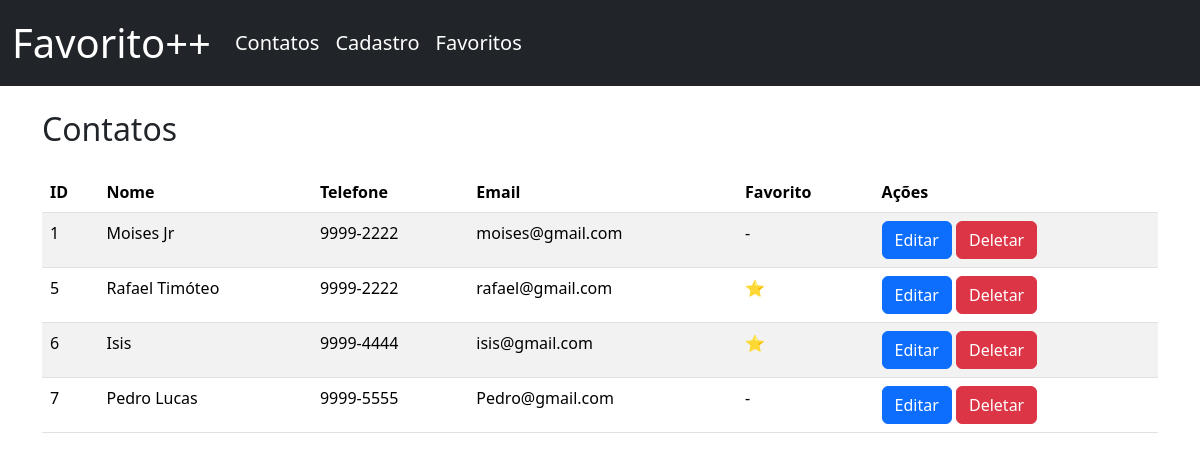
Before: / with the older database file.
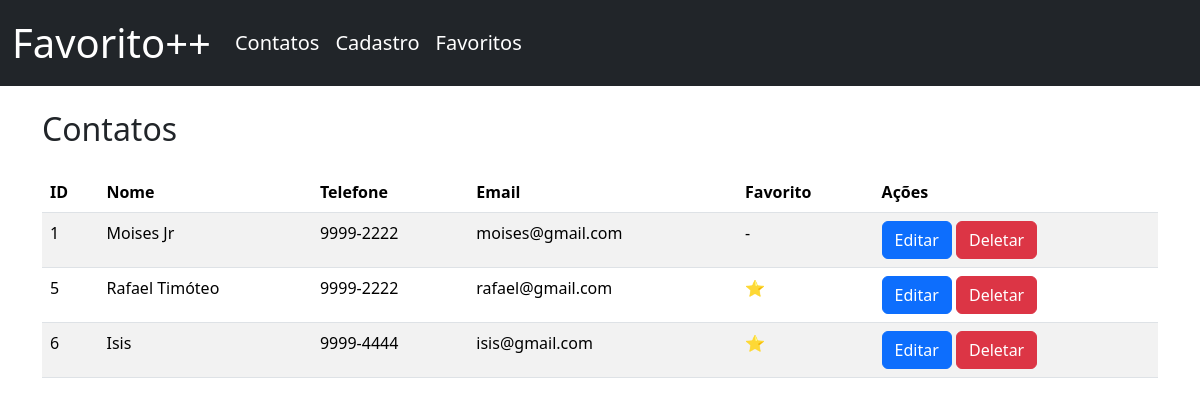
After: the same page with the newer database file.
### tables this page shows
CREATE TABLE Contatos (
	id INTEGER PRIMARY KEY AUTOINCREMENT,
	nome TEXT,
	telefone TEXT, 
	email TEXT,
	favorito INTEGER
);

### app.py (the view)
@app.route("/", methods=["GET"])
def index():
    contatos = Lista_contatos()
    return render_template("index.html", contatos=contatos)

### database/util.py (called while the page is built)
def conectar():
    return sqlite3.connect(DB_CAMINHO)

def Lista_contatos():
    conn = conectar()
    cursor = conn.cursor()
    cursor.execute("SELECT * FROM Contatos;")
    linhas = cursor.fetchall()
    conn.close()
    contatos = []
    for linha in linhas:
        contato = {
            "id": linha[0],
            "nome": linha[1],
            "telefone": linha[2],
            "email": linha[3],
            "favorito": linha[4]
        }
        contatos.append(contato)
    return contatos

### templates/index.html (shortened to what this page needs)
{% extends 'base.html' %}
{% block conteudo %}
    <h2 class="mb-4">Contatos</h2>
    <table class="table table-striped">
        <thead>
            <tr>
                <th>ID</th><th>Nome</th><th>Telefone</th><th>Email</th><th>Favorito</th><th>Ações</th>
            </tr>
        </thead>
        <tbody>
            {% for contato in contatos %}
                <tr>
                    <td>{{ contato.id }}</td>
                    <td>{{ contato.nome }}</td>
                    <td>{{ contato.telefone }}</td>
                    <td>{{ contato.email }}</td>
                    <td>
                        {% if contato.favorito == 1 %}
                            ⭐
                        {% else %}
                            -
                        {% endif %}
                    </td>
                    <td>
                        <button class="btn btn-primary"
                                data-bs-toggle="modal"
                                data-bs-target="#modalEditar"
                                data-id="{{ contato.id }}"
                                data-nome="{{ contato.nome }}"
                                data-telefone="{{ contato.telefone }}"
                                data-email="{{ contato.email }}"
                                data-favorito="{{ contato.favorito }}">
                            Editar
                        </button>
                        <a href="{{ url_for('deletar_contato', id=contato.id) }}" class="btn btn-danger">Deletar</a>
                    </td>
                </tr>
            {% endfor %}
        </tbody>
    </table>
{% endblock conteudo %}

Changed rows visible on the page:
removed Contatos: id "7", nome "Pedro Lucas", telefone "9999-5555", email "Pedro@gmail.com"
